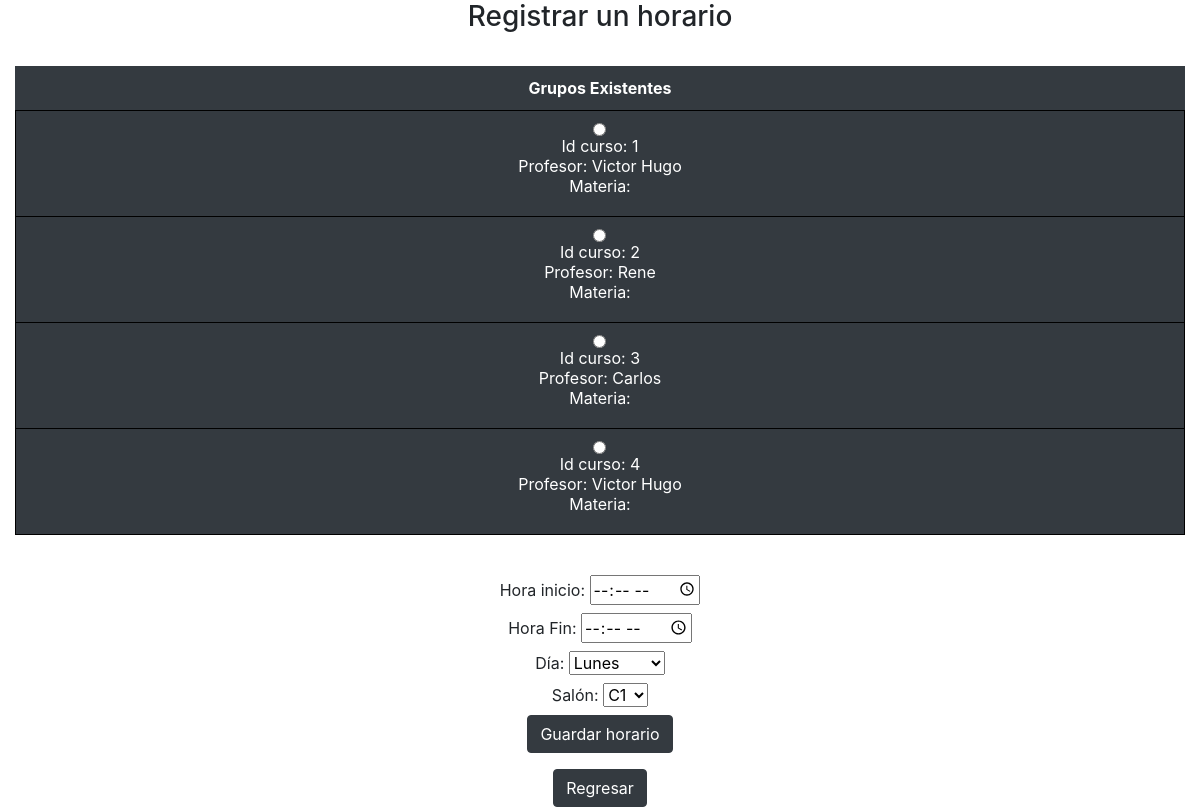
The app's page /public_html/registrarHorario.php?error=2 (signed in), older data.
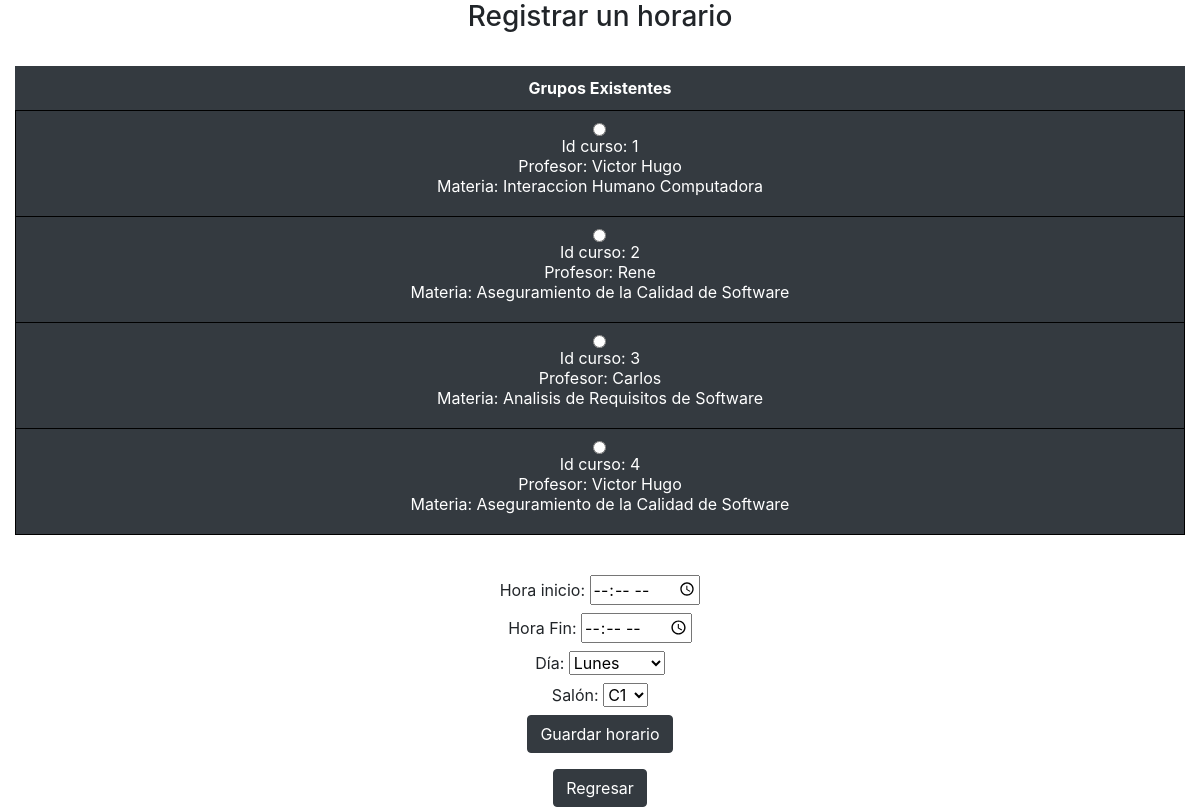
The same page, newer data.
### tables this page shows
CREATE TABLE `curso` (
  `idCurso` int(11) NOT NULL AUTO_INCREMENT,
  `idMateria` int(11) NOT NULL,
  `idProfesor` int(11) NOT NULL,
  PRIMARY KEY (`idCurso`),
  KEY `idMateria_CR` (`idMateria`),
  KEY `idProfesor_CR` (`idProfesor`),
  CONSTRAINT `idMateria` FOREIGN KEY (`idMateria`) REFERENCES `materia` (`idMateria`) ON DELETE CASCADE ON UPDATE CASCADE,
  CONSTRAINT `idProfesor` FOREIGN KEY (`idProfesor`) REFERENCES `profesor` (`idProfesor`) ON DELETE CASCADE ON UPDATE CASCADE
);

CREATE TABLE `profesor` (
  `idProfesor` int(11) NOT NULL AUTO_INCREMENT,
  `NomProf` varchar(45) NOT NULL,
  `idUsuario` varchar(20) NOT NULL,
  PRIMARY KEY (`idProfesor`),
  KEY `idUsuario_PR` (`idUsuario`),
  CONSTRAINT `idUsuario_PR` FOREIGN KEY (`idUsuario`) REFERENCES `usuarios` (`idUsuario`) ON DELETE CASCADE ON UPDATE CASCADE
);

CREATE TABLE `materia` (
  `idMateria` int(11) NOT NULL AUTO_INCREMENT,
  `DescMat` varchar(20) NOT NULL,
  `Creditos` int(11) NOT NULL,
  `NomMat` varchar(45) NOT NULL,
  PRIMARY KEY (`idMateria`)
);

### public_html/registrarHorario.php (the view, shortened to what this page needs)
 <?php
    $usuario= $_SESSION['username'];
    if(!isset($usuario)){
        header("location:login.php");
    }else{
        require 'login//conexion.php';
            $sentencia="SELECT curso.idCurso,NomMat,NomProf
            FROM curso
                inner join profesor
                inner join materia
                ON (curso.idProfesor=profesor.idProfesor and curso.idMateria=materia.idMateria)";
            $resultado=mysqli_query($conexion,$sentencia);
            $sentencia2="SELECT * from salon";
            $resultado2=mysqli_query($conexion,$sentencia2);
    ?>
<html>
    <head>
        <link rel="stylesheet" type="text/css" href="css/style.css">
        <link rel="stylesheet" href="https://stackpath.bootstrapcdn.com/bootstrap/4.3.1/css/bootstrap.min.css">
    </head>
    <body>
        <div class="container-fluid">
            <div class="row">
                <div class="col-12 text-center">
                    <h3>Registrar un horario</h3><br>
                </div>
            </div>
            <div class="row">
                <div class="col-12" style="text-align: center;">
                <form action="registrar.php" method="POST">
                <table class="table table-dark table-hover table-borderless">
                    <tr style="text-align: center;">
                        <th>Grupos Existentes</th>
                    </tr>
                    <?php while($mostrar=mysqli_fetch_array($resultado)){
                    echo "<tr style='text-align: justify;border:1px solid black'>";
                    echo "<td scope='col' style='text-align:center;'>";
                    echo "<label>";
                    echo "<input type='radio' value=".$mostrar['idCurso']." name='cursos' required><br>";
                    echo "<div>Id curso: ".$mostrar['idCurso']."<br>Profesor: ".$mostrar['NomProf']."<br>Materia: ".$mostrar['NomMat']."</div>";
                    echo "</label>";
                    echo "</td>";
                    echo "</tr>";
                    }?>
                </table><br>
                <label>Hora inicio: <input type="time" name="horaInicio" min="07:00"  max="21:00" required="true" step="1800"></label><br>
                <label>Hora Fin: <input type="time" name="horaFin" required="true" min="07:00"  max="21:00" step="1800"></label><br>
                <label>Día:
                    <select name="dia" required="true">
                        <option value="Lunes">Lunes</option>
                    </select>
                </label><br>
                <label>Salón:
                    <select name="salon" required="true">
                        <?php while($salones=mysqli_fetch_array($resultado2)){
                            echo "<option value=".$salones['idSalon'].">".$salones['DescSalon']."</option> ";
                        }
                        ?>
                    </select>
                </label><br>
                <input class="btn btn-dark"type="submit" value="Guardar horario">
                </form>
            </div>
        </div>
        <div class="row justify-content-center">
            <div class="col-6 text-center">
                <a href="vistaAdministrador.php" class="btn btn-dark">Regresar</a>
            </div>
        </div>
        </div>
    </body>
</html>
<?php }?>

Row changes from the older to the newer data that the page shows:
changed through a linked row, curso id 1: idMateria.NomMat (not shown) → "Interaccion Humano Computadora"
changed through a linked row, curso "Rene": idMateria.NomMat (not shown) → "Aseguramiento de la Calidad de Software"
changed through a linked row, curso "Carlos": idMateria.NomMat (not shown) → "Analisis de Requisitos de Software"
changed through a linked row, curso id 4: idMateria.NomMat (not shown) → "Aseguramiento de la Calidad de Software"
